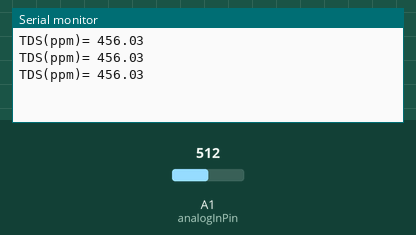
Recording of a sketch running on a simulated Arduino Uno, built with avr-gcc and run on an emulated ATmega328P. Parts: the last lines printed to the serial monitor. Inputs (shaded band) come from the test bench; at power-on: A1 (analogInPin) = 512.

Above: at 1.3 s.
1.4 s: A1 (analogInPin) set to 716
At 1.9 s:
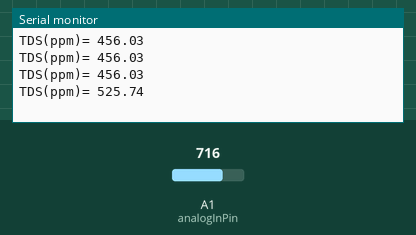
2.9 s: A1 (analogInPin) set to 900
At 3.4 s:
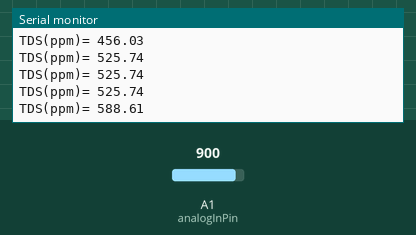
Timing chart, 0 to 5.9 s (numbered marks = the images above; inputs shaded):
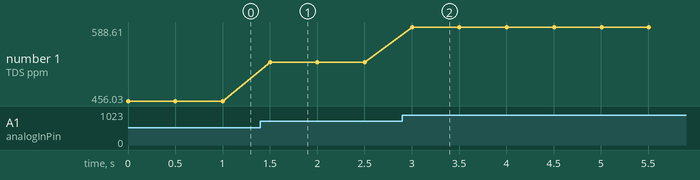

The sketch:

TDS.ino
```cpp
/*
tes sensor Konduktivitas / TDS / Kadar Garam
depoinovasi.com
*/

/*
wiring:
terminal 5V -> 5V arduino
terminal output ->  A0 arduino
terminal GND -> GND arduino
*/

#define analogInPin  A1  // Analog input pin

//variable
int sensorValue; //adc value
float outputValueConductivity; //conductivity value
float outputValueTDS; //TDS value

void setup() {
  //initialize serial communications at 9600 bps:
  Serial.begin(9600);
}

void loop() {
  //read the analog in value:
  sensorValue = analogRead(analogInPin);

  //Mathematical Conversion from ADC to conductivity (uSiemens)
  //rumus berdasarkan datasheet
  //outputValueConductivity = (0.2142*sensorValue)+494.93;

  //Mathematical Conversion from ADC to TDS (ppm)
  //rumus berdasarkan datasheet
  outputValueTDS = (0.3417*sensorValue)+281.08;

  //print the results to the serial monitor:
  //Serial.print("sensor ADC = ");
  //Serial.print(sensorValue);
  //Serial.print("  conductivity (uSiemens)= ");
  //Serial.print(outputValueConductivity);
  Serial.print("TDS(ppm)= ");
  Serial.println(outputValueTDS);

  delay(500);
}
```

Measured:
- after the input at 1.4 s, the serial monitor: prints a new line after 0.10 s (image 1)
- after the input at 2.9 s, the serial monitor: prints a new line after 0.10 s (image 2)
- plotted number 1: 456.03 → 525.74 after the input at 1.4 s, 525.74 → 588.61 after the input at 2.9 s
